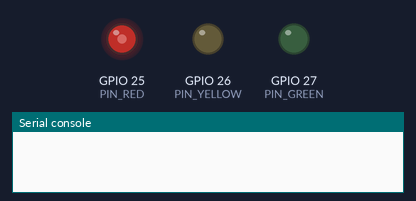
Simulated run of this program. Board: ESP32 board running MicroPython. Parts: output pins drawn as LEDs (lit = HIGH), the last lines printed to the serial console. WiFi joins after 1.5 s; outgoing connections fail.

Above: at 0.1 s.
At 0.7 s:
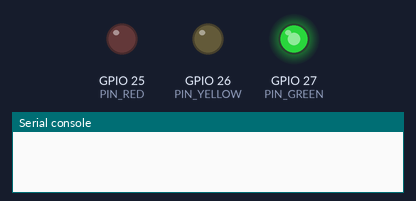
At 1.6 s:
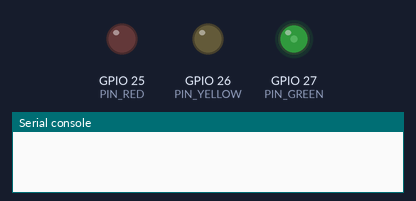
At 2.4 s:
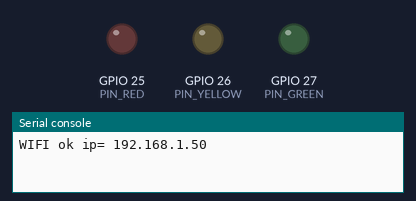
At 20.3 s:
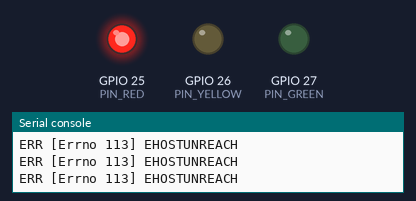
At 38.2 s:
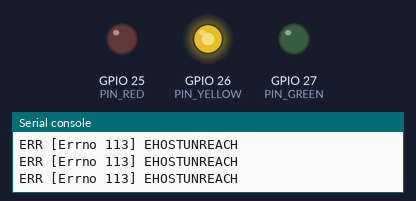
Timing chart, 0 to 40.0 s (numbered marks = the images above):
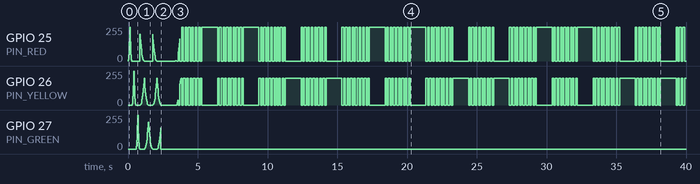

The program:

main.py
```python
# Claude Status Board - ESP32 traffic-light client (MicroPython)
#
# Connects to WiFi, polls the board server's /status endpoint, and drives a
# small traffic light so you can tell from across the room what Claude Code is
# doing. A hardware alternative to the tablet board - no browser, just a light.
#
# The light is PWM-animated: gamma-corrected breathing, crossfades between
# states, a heartbeat for "waiting on you", and a sweep on power-up. Runs on a
# plain ESP32 (ESP32-WROOM / DevKit). Flash MicroPython, edit the CONFIG block,
# then upload this as main.py with push.py. See README.md.

import network, time, json, socket, math
from machine import Pin, PWM

# ----------------------------- CONFIG -----------------------------
WIFI_SSID   = "your-2.4GHz-ssid"     # ESP32 classic is 2.4 GHz only
WIFI_PASS   = "your-wifi-password"
STATUS_HOST = "192.168.1.50"         # IP of the host running server.py
STATUS_PORT = 8088
POLL_S         = 2.0                  # how often to poll /status, seconds
SLEEP_AFTER_MS = 180000              # blank the light after waiting this long (3 min)

PIN_RED, PIN_YELLOW, PIN_GREEN = 25, 26, 27
COMMON_ANODE = False                 # True if the module's common pin goes to 3V3

# effect tuning
GAMMA            = 2.2                # perceptual brightness; higher = silkier breathing
GREEN_BREATHE_S  = 3.0               # working breathe period
GREEN_FLOOR      = 0.18              # working never fades fully dark
YELLOW_BREATHE_S = 3.8               # waiting-for-input breathe period
YELLOW_MAX       = 0.85
HEART_S          = 1.1               # red heartbeat (permission) period
TRANS_S          = 0.45             # crossfade time between states
DT               = 0.03             # frame interval (~33 fps)
# ------------------------------------------------------------------

MAXD = 65535
P = (PWM(Pin(PIN_RED), freq=1000, duty_u16=0),
     PWM(Pin(PIN_YELLOW), freq=1000, duty_u16=0),
     PWM(Pin(PIN_GREEN), freq=1000, duty_u16=0))

def setb(i, b):
    b = 0.0 if b < 0 else 1.0 if b > 1 else b
    d = int((b ** GAMMA) * MAXD)
    P[i].duty_u16(MAXD - d if COMMON_ANODE else d)

def show(r, y, g):
    setb(0, r); setb(1, y); setb(2, g)

def breathe(ph, period):
    return 0.5 - 0.5 * math.cos(2 * math.pi * (ph % period) / period)

def heartbeat(ph):                   # sharp double-thump, then a rest
    x = (ph % HEART_S) / HEART_S
    def pls(c, w):
        dd = x - c
        return math.exp(-(dd * dd) / (2 * w * w))
    return min(1.0, 0.05 + pls(0.05, 0.04) + pls(0.22, 0.04))

def smooth(x):
    return x * x * (3 - 2 * x)

def effect(st, ph, asleep):          # -> (r, y, g) target brightness 0..1
    if st == "working":
        return (0, 0, GREEN_FLOOR + (1 - GREEN_FLOOR) * breathe(ph, GREEN_BREATHE_S))
    if st == "input":
        return (0, 0, 0) if asleep else (0, YELLOW_MAX * breathe(ph, YELLOW_BREATHE_S), 0)
    if st == "attention":
        return (heartbeat(ph), 0, 0)
    if st == "unreachable":
        return (1, 0, 0) if (ph % 0.24) < 0.12 else (0, 0.9, 0)
    return (0, 0, 0)

def greet():                         # power-up sweep red -> yellow -> green
    for i in range(3):
        for k in range(14):
            show(*[(k / 13.0 if j == i else 0) for j in range(3)]); time.sleep(0.010)
        for k in range(14):
            show(*[(1 - k / 13.0 if j == i else 0) for j in range(3)]); time.sleep(0.010)
    show(0, 0, 0)

wlan = network.WLAN(network.STA_IF); wlan.active(True)

def wifi_connect():
    ph = 0.0
    if not wlan.isconnected():
        wlan.connect(WIFI_SSID, WIFI_PASS)
        for _ in range(400):
            if wlan.isconnected():
                break
            pos = (ph % 0.9) / 0.3            # comet sweep while joining
            for i in range(3):
                setb(i, max(0.0, 0.9 - 0.9 * abs(i - pos)))
            ph += DT; time.sleep(DT)
    show(0, 0, 0)
    print("WIFI ok ip=", wlan.ifconfig()[0]) if wlan.isconnected() else print("WIFI fail")
    return wlan.isconnected()

def fetch_state():
    s = socket.socket(); s.settimeout(4)
    try:
        s.connect((STATUS_HOST, STATUS_PORT))
        s.send(("GET /status HTTP/1.0\r\nHost: %s\r\n\r\n" % STATUS_HOST).encode())
        buf = b""
        while True:
            d = s.recv(512)
            if not d:
                break
            buf += d
            if len(buf) > 6000:
                break
    finally:
        s.close()
    i = buf.find(b"\r\n\r\n")
    if i < 0:
        return None
    states = [x.get("state") for x in json.loads(buf[i + 4:]).get("slots", [])]
    if "attention" in states: return "attention"   # waiting on you (permission prompt)
    if "working"   in states: return "working"     # running
    if "idle"      in states: return "input"       # waiting for your next message
    return "off"                                    # no active session

ph = 0.0
disp = [0.0, 0.0, 0.0]
from_rgb = [0.0, 0.0, 0.0]
trans_t = 99.0
last = "boot"
last_active = time.ticks_ms()
greet()
wifi_connect()
while True:
    if not wlan.isconnected():
        if not wifi_connect():
            continue
    try:
        st = fetch_state()
    except Exception as e:
        print("ERR", e); st = None
    st_eff = "unreachable" if st is None else st
    if st in ("working", "attention"):
        last_active = time.ticks_ms()
    if st_eff != last:                               # start a crossfade into the new state
        print("STATE", st_eff)
        from_rgb = list(disp); trans_t = 0.0; last = st_eff

    for _ in range(int(POLL_S / DT)):
        asleep = (st_eff == "input" and time.ticks_diff(time.ticks_ms(), last_active) >= SLEEP_AFTER_MS)
        tgt = effect(st_eff, ph, asleep)
        if trans_t < TRANS_S:
            f = smooth(trans_t / TRANS_S)
            out = [from_rgb[k] + (tgt[k] - from_rgb[k]) * f for k in range(3)]
            trans_t += DT
        else:
            out = list(tgt)
        show(out[0], out[1], out[2]); disp = out
        ph += DT; time.sleep(DT)
```
